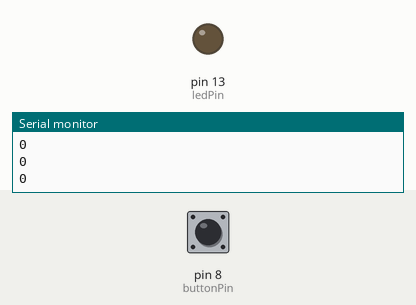
Bench run of a sketch on a simulated Arduino Uno, built with avr-gcc and run on an emulated ATmega328P. Parts: output pins drawn as LEDs (lit = HIGH), the last lines printed to the serial monitor. Inputs (shaded band) come from the test bench; at power-on: pin 8 (buttonPin) LOW.

Above: at 1.2 s.
1.3 s: pin 8 (buttonPin) pulled HIGH for 0.15 s
At 1.37 s:
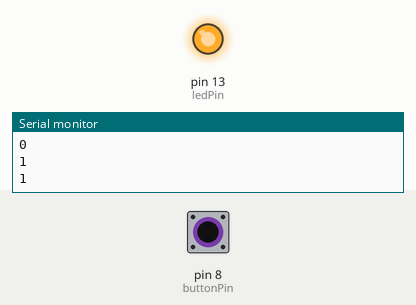
2.9 s: pin 8 (buttonPin) pulled HIGH for 3.2 s
At 7.2 s:
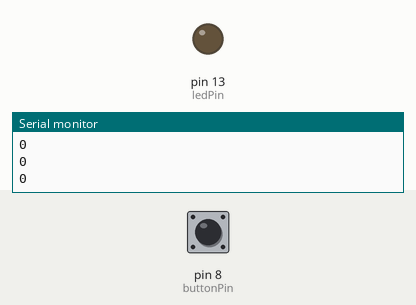
Timing chart, 0 to 8.7 s (numbered marks = the images above; inputs shaded):
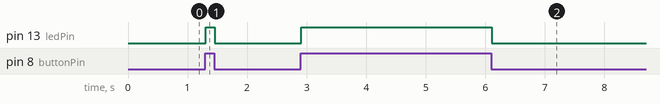

Measured:
- after the input at 1.3 s, pin 13 (ledPin): LOW → HIGH at once, → LOW 0.15 s later
- after the input at 2.9 s, pin 13 (ledPin): LOW → HIGH at once, → LOW 3.2 s later

The sketch:

Lab2_ButtonLED.ino
```cpp
/*
	Lab. 2 - PushButton LED
*/

int ledPin = 13;
int buttonPin = 8;
int buttonState;

int dt = 50;

void setup()
{
  pinMode(ledPin, OUTPUT);
  pinMode(buttonPin, INPUT);
  Serial.begin(9600); // bps (bits per second)
}

void loop()
{
  buttonState = digitalRead(buttonPin);
  digitalWrite(ledPin, buttonState);
  Serial.println(buttonState);

  delay(dt);
}
```
